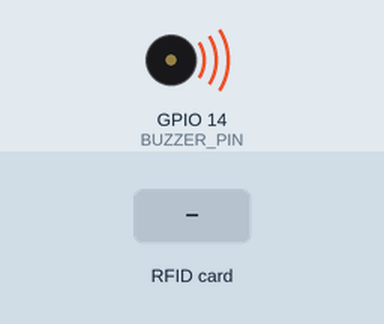
The sketch below on a simulated ESP32-S3. On the bench: buzzer (waves = sounding, pin HIGH). The inputs (shaded band) are chosen by the test bench. WiFi joins after 1.5 s; servers stay silent unless stated; uploads are accepted with an empty reply; the camera gives no picture; what the sketch prints to the serial monitor is not drawn.

Above: at 2.01 s.
At 5.3 s:
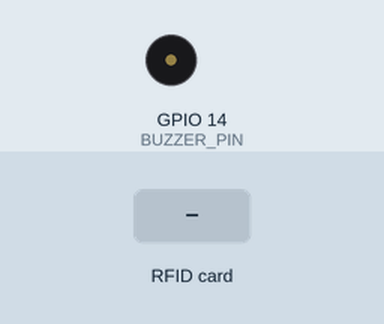
5.4 s: RFID card 5E 7A 19 C4 held to the reader
At 5.79 s:
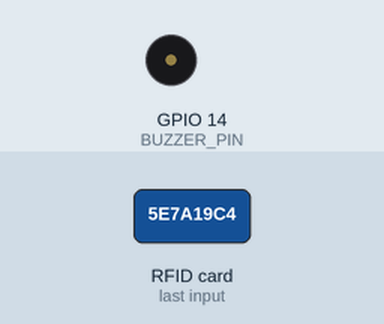
Timing chart, 0 to 8.4 s (numbered marks = the images above; inputs shaded):
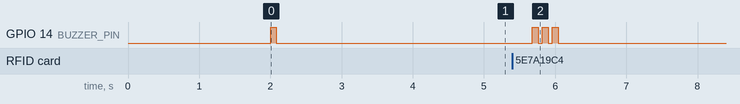

Measured:
- after the input at 5.4 s, GPIO 14 (BUZZER_PIN): alternates HIGH for 0.08 s and LOW for 0.06 s, 6 changes in all, then stays LOW, starting after 0.28 s

The sketch:

espcam32s3-base64-api.ino
```cpp
#include "esp_camera.h"
#include <WiFi.h>
#include <HTTPClient.h>
#include <base64.h>
#include <SPI.h>
#include <MFRC522.h>
#include <ArduinoJson.h>

// --- KONFIGURASI WI-FI & SERVER API ---
const char* ssid       = "GITA Private";
const char* password   = "fauzan30";
const char* server_url = "http://192.168.88.156/api/v1/absensi";

// --- IDENTITAS PERANGKAT (ubah sesuai ruangan: R1, R2, R3, ...) ---
const char* device_id       = "R3";
const char* heartbeat_url   = "http://192.168.88.156/api/v1/heartbeat";
const char* firmware_version = "1.0.0";

const unsigned long HEARTBEAT_INTERVAL = 60000UL; // kirim setiap 60 detik
unsigned long lastHeartbeatMs = 0;

// --- PIN BUZZER ---
#define BUZZER_PIN    14   // Ganti sesuai pin yang digunakan

// --- DEFINISI PIN RFID RC522 (SPI KUSTOM) ---
#define rfid_ss_pin    2
#define rfid_rst_pin  45
#define rfid_sck_pin   1
#define rfid_mosi_pin  3
#define rfid_miso_pin 46

MFRC522 rfid(rfid_ss_pin, rfid_rst_pin);

// --- SUSUNAN PIN KAMERA ESP32-S3 WROOM CAM ---
#define PWDN_GPIO_NUM   -1
#define RESET_GPIO_NUM  -1
#define XCLK_GPIO_NUM   15
#define SIOD_GPIO_NUM    4
#define SIOC_GPIO_NUM    5
#define Y9_GPIO_NUM     16
#define Y8_GPIO_NUM     17
#define Y7_GPIO_NUM     18
#define Y6_GPIO_NUM     12
#define Y5_GPIO_NUM     10
#define Y4_GPIO_NUM      8
#define Y3_GPIO_NUM      9
#define Y2_GPIO_NUM     11
#define VSYNC_GPIO_NUM   6
#define HREF_GPIO_NUM    7
#define PCLK_GPIO_NUM   13

// --- Buzzer ---
void beep(int count, int onMs, int offMs = 80) {
  for (int i = 0; i < count; i++) {
    digitalWrite(BUZZER_PIN, HIGH);
    delay(onMs);
    digitalWrite(BUZZER_PIN, LOW);
    if (i < count - 1) delay(offMs);
  }
}

// ✅ Absen masuk  — 2 beep pendek
void buzzerMasuk()        { beep(2, 100, 80); }
// ✅ Absen pulang — 1 beep panjang
void buzzerKeluar()       { beep(1, 600); }
// ⚠️ Sudah lengkap / terlalu cepat — 3 beep sedang
void buzzerDitolak()      { beep(3, 200, 100); }
// ❌ Kartu tidak dikenal / error — 3 beep cepat
void buzzerError()        { beep(3, 80, 60); }

// --- Cetak garis pemisah ---
void printLine() {
  Serial.println("======================================");
}

// --- Parse & tampilkan response JSON dari server ---
void tampilkanRespon(int httpCode, const String& responseBody) {
  printLine();
  Serial.println("       RESPON SERVER");
  printLine();

  // Kartu tidak dikenal (404) atau error lain sebelum parse
  if (httpCode == 404) {
    Serial.println("  STATUS  : KARTU TIDAK DIKENAL");
    Serial.println("  PESAN   : Kartu belum terdaftar di sistem");
    printLine();
    buzzerError();
    return;
  }

  // Parse JSON
  JsonDocument doc;
  DeserializationError err = deserializeJson(doc, responseBody);

  if (err) {
    // Gagal parse – tampilkan raw response
    Serial.printf("  HTTP    : %d\n", httpCode);
    Serial.println("  RESPON  : " + responseBody);
    printLine();
    buzzerError();
    return;
  }

  bool    success = doc["success"] | false;
  String  status  = doc["status"]  | "unknown";
  String  pesan   = doc["message"] | "-";

  if (success) {
    // Normalkan status ke huruf besar untuk Serial Monitor
    String statusUpper = status;
    statusUpper.toUpperCase();
    Serial.printf("  STATUS  : %s\n",  statusUpper.c_str());
    Serial.printf("  PESAN   : %s\n",  pesan.c_str());

    JsonObject data = doc["data"];
    if (!data.isNull()) {
      // Nama & kelas siswa
      if (data["siswa"]["nama"].is<const char*>()) {
        Serial.printf("  NAMA    : %s\n", (const char*)data["siswa"]["nama"]);
      }
      if (data["siswa"]["kelas"].is<const char*>()) {
        Serial.printf("  KELAS   : %s\n", (const char*)data["siswa"]["kelas"]);
      }

      // Waktu
      if (data["tanggal"].is<const char*>()) {
        Serial.printf("  TANGGAL : %s\n", (const char*)data["tanggal"]);
      }
      if (data["waktu_masuk"].is<const char*>()) {
        Serial.printf("  MASUK   : %s\n", (const char*)data["waktu_masuk"]);
      }
      if (data["waktu_keluar"].is<const char*>()) {
        Serial.printf("  KELUAR  : %s\n", (const char*)data["waktu_keluar"]);
      }
      if (data["durasi"].is<const char*>()) {
        Serial.printf("  DURASI  : %s jam\n", (const char*)data["durasi"]);
      }
    }

    printLine();
    if (status == "masuk")  buzzerMasuk();
    else if (status == "keluar") buzzerKeluar();
    else buzzerDitolak();

  } else {
    // Gagal / ditolak server
    String statusUpper = status;
    statusUpper.toUpperCase();
    Serial.printf("  STATUS  : %s\n", statusUpper.c_str());
    Serial.printf("  PESAN   : %s\n", pesan.c_str());
    Serial.printf("  HTTP    : %d\n", httpCode);
    printLine();
    // sudah_lengkap / terlalu_cepat → ditolak; lainnya → error
    if (status == "sudah_lengkap" || status == "terlalu_cepat") buzzerDitolak();
    else buzzerError();
    return;
  }
}

// --- Kirim heartbeat ke server ---
void sendHeartbeat() {
  if (WiFi.status() != WL_CONNECTED) return;

  WiFiClient client;
  HTTPClient http;
  http.begin(client, heartbeat_url);
  http.addHeader("Content-Type", "application/json");
  http.addHeader("Accept",       "application/json");
  http.setTimeout(5000);

  String ip   = WiFi.localIP().toString();
  String body = "{\"device_id\":\"" + String(device_id)
              + "\",\"ip\":\""       + ip
              + "\",\"firmware_version\":\"" + String(firmware_version) + "\"}";

  int code = http.POST(body);
  http.end();

  Serial.printf("[HB] device=%s ip=%s → HTTP %d\n", device_id, ip.c_str(), code);
}

void setup() {
  Serial.begin(115200);
  delay(2000);

  printLine();
  Serial.println("   SISTEM ABSENSI RFID + KAMERA");
  printLine();

  // 1. Inisialisasi Buzzer
  pinMode(BUZZER_PIN, OUTPUT);
  digitalWrite(BUZZER_PIN, LOW);
  beep(1, 80);   // beep singkat tanda sistem menyala

  // 2. Inisialisasi Bus SPI Kustom & RFID
  SPI.begin(rfid_sck_pin, rfid_miso_pin, rfid_mosi_pin, rfid_ss_pin);
  rfid.PCD_Init();
  Serial.println("[OK] Modul RFID RC522 Siap.");

  // 2. Konfigurasi Kamera (Resolusi XGA)
  camera_config_t config;
  config.ledc_channel  = LEDC_CHANNEL_0;
  config.ledc_timer    = LEDC_TIMER_0;
  config.pin_d0        = Y2_GPIO_NUM;
  config.pin_d1        = Y3_GPIO_NUM;
  config.pin_d2        = Y4_GPIO_NUM;
  config.pin_d3        = Y5_GPIO_NUM;
  config.pin_d4        = Y6_GPIO_NUM;
  config.pin_d5        = Y7_GPIO_NUM;
  config.pin_d6        = Y8_GPIO_NUM;
  config.pin_d7        = Y9_GPIO_NUM;
  config.pin_xclk      = XCLK_GPIO_NUM;
  config.pin_pclk      = PCLK_GPIO_NUM;
  config.pin_vsync     = VSYNC_GPIO_NUM;
  config.pin_href      = HREF_GPIO_NUM;
  config.pin_sccb_sda  = SIOD_GPIO_NUM;
  config.pin_sccb_scl  = SIOC_GPIO_NUM;
  config.pin_pwdn      = PWDN_GPIO_NUM;
  config.pin_reset     = RESET_GPIO_NUM;
  config.xclk_freq_hz  = 20000000;
  config.pixel_format  = PIXFORMAT_JPEG;
  config.frame_size    = FRAMESIZE_XGA;
  config.jpeg_quality  = 12;
  config.fb_count      = 2;

  if (esp_camera_init(&config) != ESP_OK) {
    Serial.println("[ERROR] Gagal menginisialisasi kamera!");
    while (1) { delay(1000); }
  }
  Serial.println("[OK] Kamera Siap.");

  // 3. Menghubungkan ke Wi-Fi
  Serial.printf("[..] Menghubungkan ke WiFi: %s\n", ssid);
  WiFi.begin(ssid, password);
  while (WiFi.status() != WL_CONNECTED) {
    delay(500);
    Serial.print(".");
  }
  Serial.printf("\n[OK] WiFi Terhubung! IP: %s\n", WiFi.localIP().toString().c_str());

  // Heartbeat pertama segera setelah WiFi tersambung
  sendHeartbeat();
  lastHeartbeatMs = millis();

  printLine();
  Serial.println("  Silakan tap kartu RFID...");
}

void loop() {
  // Heartbeat periodik (non-blocking)
  if (millis() - lastHeartbeatMs >= HEARTBEAT_INTERVAL) {
    lastHeartbeatMs = millis();
    sendHeartbeat();
  }

  if (!rfid.PICC_IsNewCardPresent()) return;
  if (!rfid.PICC_ReadCardSerial())   return;

  // 1. Baca UID kartu RFID
  String rfid_uid = "";
  for (byte i = 0; i < rfid.uid.size; i++) {
    if (rfid.uid.uidByte[i] < 0x10) rfid_uid += "0";
    rfid_uid += String(rfid.uid.uidByte[i], HEX);
  }
  rfid_uid.toUpperCase();

  printLine();
  Serial.printf("  KARTU TERDETEKSI\n");
  Serial.printf("  UID: %s\n", rfid_uid.c_str());

  // 2. Ambil Foto
  Serial.println("[..] Mengambil foto...");
  camera_fb_t* fb = esp_camera_fb_get();
  if (!fb) {
    Serial.println("[ERROR] Gagal mengambil foto!");
    buzzerError();
    rfid.PICC_HaltA();
    return;
  }
  Serial.printf("[OK] Foto berhasil (%u bytes)\n", fb->len);

  // 3. Encode ke Base64
  String gambarBase64 = base64::encode(fb->buf, fb->len);
  esp_camera_fb_return(fb);

  // 4. Susun JSON payload
  String jsonBody = "{\"rfid_uid\":\"" + rfid_uid
                  + "\",\"image_data\":\"" + gambarBase64
                  + "\",\"device_id\":\"" + String(device_id) + "\"}";
  Serial.printf("[OK] Ukuran payload: %u bytes | Heap bebas: %u bytes\n", jsonBody.length(), ESP.getFreeHeap());

  // 5. Kirim ke API
  if (WiFi.status() != WL_CONNECTED) {
    Serial.println("[ERROR] WiFi terputus! Tidak dapat mengirim data.");
    rfid.PICC_HaltA();
    delay(2000);
    return;
  }

  Serial.println("[..] Mengirim data ke server...");
  WiFiClient client;
  HTTPClient http;
  http.begin(client, server_url);
  http.addHeader("Content-Type", "application/json");
  http.addHeader("Accept", "application/json");

  int httpCode = http.POST(jsonBody);

  if (httpCode > 0) {
    String responseBody = http.getString();
    tampilkanRespon(httpCode, responseBody);
  } else {
    printLine();
    Serial.println("  STATUS  : GAGAL KONEKSI");
    Serial.printf("  ERROR   : %s\n", http.errorToString(httpCode).c_str());
    printLine();
    buzzerError();
  }

  http.end();
  rfid.PICC_HaltA();

  Serial.println("  Menunggu tap kartu berikutnya...\n");
  delay(2000);
}
```
